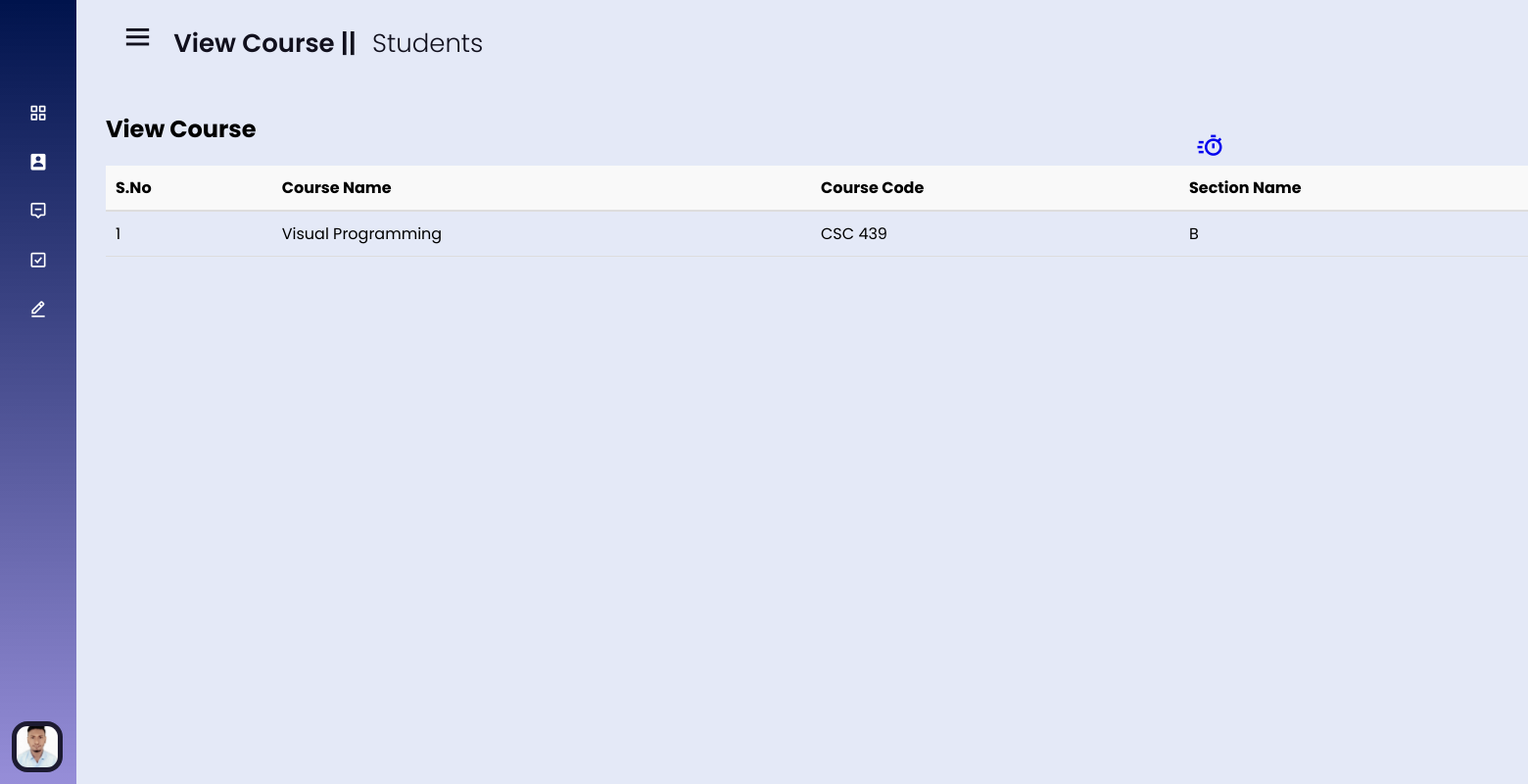
Screenshot of /students/pages/viewCourse.php (signed in) with the database file from the repository.
### tables this page shows
CREATE TABLE IF NOT EXISTS `student_db` (
  `s_ID` int NOT NULL AUTO_INCREMENT,
  `s_Name` varchar(100) DEFAULT NULL,
  `s_Email` varchar(150) NOT NULL,
  `s_UserName` varchar(20) DEFAULT NULL,
  `s_Password` varchar(150) DEFAULT NULL,
  `s_Gender` varchar(50) DEFAULT NULL,
  `s_DateOfBirth` date DEFAULT NULL,
  `s_ProfilePic` varchar(200) DEFAULT NULL,
  `s_FatherName` varchar(150) DEFAULT NULL,
  `s_MotherName` varchar(150) DEFAULT NULL,
  `s_ContactNo` varchar(11) DEFAULT NULL,
  `s_AltContactNo` varchar(11) DEFAULT NULL,
  `s_Address` varchar(250) DEFAULT NULL,
  `s_Photo` text,
  PRIMARY KEY (`s_ID`),
  UNIQUE KEY `s_Email` (`s_Email`)
);

CREATE TABLE IF NOT EXISTS `student_course` (
  `id` int NOT NULL AUTO_INCREMENT,
  `course_id` int NOT NULL,
  `section_id` int NOT NULL,
  `student_id` int NOT NULL,
  `status` enum('completed','in-progress') DEFAULT 'in-progress',
  PRIMARY KEY (`id`),
  UNIQUE KEY `id` (`id`),
  KEY `course_id` (`course_id`),
  KEY `section_id` (`section_id`),
  KEY `student_id` (`student_id`)
);

CREATE TABLE IF NOT EXISTS `course_db` (
  `c_ID` int NOT NULL AUTO_INCREMENT,
  `c_title` varchar(300) DEFAULT NULL,
  `c_code` varchar(20) DEFAULT NULL,
  `c_hours` int DEFAULT NULL,
  PRIMARY KEY (`c_ID`)
);

CREATE TABLE IF NOT EXISTS `sections` (
  `id` int NOT NULL AUTO_INCREMENT,
  `teacher_id` int NOT NULL,
  `course_id` int NOT NULL,
  `room_id` int DEFAULT NULL,
  `days` text NOT NULL,
  `time` varchar(50) NOT NULL DEFAULT '',
  `section` varchar(50) NOT NULL DEFAULT '',
  `room` int DEFAULT NULL,
  PRIMARY KEY (`id`),
  UNIQUE KEY `id` (`id`),
  KEY `course_id` (`course_id`),
  KEY `teacher_id` (`teacher_id`),
  KEY `room_id` (`room_id`)
);

### students/pages/viewCourse.php (the view, shortened to what this page needs)
<?php
require_once('../includes/dbconnection.php');
$sections_sql = "
        SELECT
            student_course.*,
            sections.*,
            course_db.*
        FROM
            student_course
        JOIN
            course_db
        ON
            student_course.course_id = course_db.c_ID
        JOIN
            sections
        ON
            student_course.section_id = sections.id
        WHERE
            student_course.student_id = " . $_SESSION['student_login_id'] ."
        AND student_course.status = 'in-progress'";
$sections_result = mysqli_query($conn, $sections_sql);
$section_details = [];
if ($sections_result->num_rows > 0) {
  while ($row = mysqli_fetch_assoc($sections_result)) {
    $section_details[] = $row;
  }
}
?>
<!DOCTYPE html>
<html lang="en">
<head>
  <link rel="stylesheet" href="../css/style.css">
  <link rel="stylesheet" href="../pages/css/adminPagesStyle.css">
  <link rel="stylesheet" href="../pages/css/adminPagesStyle.css">
  <link href='https://unpkg.com/boxicons@2.0.7/css/boxicons.min.css' rel='stylesheet'>
</head>
<body>
  <?php include_once '../includes/sidebar.php'; ?>
  <section class="home-section">
    <div class="home-content">
      <div class="dashboard_header">
        <i class='bx bx-menu'></i>
        <span class="text">View Course || <span style="font-weight: 300; margin-left: 10px;">Students</span></span>
      </div>
      <div class="main_workPanel">
        <div class="admin_monitor">
          <div class="manage_admin_part" style="position: relative;">
            <h2>View Course</h2>
            <div style="position: absolute; top:20px; right:280px;"><a href="http://localhost/sms/students/pages/courseSchedule.php"><i class='bx bx-timer' style="font-size: 30px;;"></i></a></div>
            <div class="table-group">
              <table style="margin-top: 20px; width: 1500px;">
                <thead>
                  <tr>
                    <th>S.No</th>
                    <th>Course Name</th>
                    <th>Course Code</th>
                    <th>Section Name</th>
                  </tr>
                </thead>
                <tbody>
                  <?php
                  foreach ($section_details as $index => $section) {
                    echo '
                      <tr>
                        <td>' . ($index + 1) . '</td>
                        <td>' . $section['c_title'] . '</td>
                        <td>' . $section['c_code'] . '</td>
                        <td>' . $section['section'] . '</td>
                      </tr>
                    ';
                  }
                  ?>
                </tbody>
              </table>
            </div>
          </div>
        </div>
      </div>
    </div>
  </section>
</body>
</html>

### students/includes/sidebar.php (shortened to what this page needs)
<?php
$student_login_user = $_SESSION['student_login_id'];
$studentName = mysqli_query($conn, "SELECT * FROM `student_db` WHERE `s_ID` = '$student_login_user'");
$student_login_user_data = mysqli_fetch_assoc($studentName);
?>
<div class="sidebar close">
  <div class="logo-details">
  </div>
  <ul class="nav-links">
    <li>
      <a href="http://localhost/sms/students/dashboard.php">
        <i class='bx bx-grid-alt'></i>
      </a>
    </li>
    <li>
      <div class="iocn-link">
        <a href="http://localhost/sms/students/pages/profile.php">
          <i class='bx bxs-user-rectangle'></i>
        </a>
      </div>
    </li>
    <li>
      <div class="iocn-link">
        <a href="http://localhost/sms/students/pages/viewCourse.php">
          <i class='bx bx-message-alt-minus'></i>
        </a>
      </div>
    </li>
    <li>
      <div class="iocn-link">
        <a href="http://localhost/sms/students/pages/payment.php">
          <i class='bx bx-check-square'></i>
        </a>
      </div>
    </li>
    <li>
      <div class="iocn-link">
        <a href="http://localhost/sms/students/pages/grades.php">
        <i class='bx bx-edit-alt'></i>
        </a>
      </div>
    </li>
    <li>
      <div class="profile-details">
        <div class="profile-content">
          <img src='<?= $student_login_user_data['s_Photo'] ?>' alt="profileImg">
        </div>
      </div>
    </li>
  </ul>
</div>

### students/css/style.css (style rules this page uses)
* { margin: 0; padding: 0; box-sizing: border-box; font-family: 'Poppins', sans-serif; }
.sidebar { position: fixed; top: 0; left: 0; height: 100%; width: 260px; background: linear-gradient(#00134c, #4637bb90); z-index: 100; transition: all 0.5s ease; }
.sidebar.close { width: 78px; }
.sidebar .logo-details { height: 60px; width: 100%; display: flex; align-items: center; }
.sidebar .nav-links { height: 100%; padding: 30px 0 150px 0; overflow: auto; }
.sidebar.close .nav-links { overflow: visible; }
.sidebar .nav-links li { position: relative; list-style: none; transition: all 0.4s ease; }
.sidebar .nav-links li .iocn-link { display: flex; align-items: center; justify-content: space-between; }
.sidebar.close .nav-links li .iocn-link { display: block }
.sidebar .nav-links li i { height: 50px; min-width: 78px; text-align: center; line-height: 50px; color: #fff; font-size: 20px; cursor: pointer; transition: all 0.3s ease; }
.sidebar .nav-links li a { display: flex; align-items: center; text-decoration: none; }
.sidebar .profile-details { position: fixed; bottom: 0; width: 260px; display: flex; align-items: center; justify-content: space-between; background: #1d1b31; padding: 12px 0; transition: all 0.5s ease; }
.sidebar.close .profile-details { background: none; }
.sidebar.close .profile-details { width: 78px; }
.sidebar .profile-details .profile-content { display: flex; align-items: center; }
.sidebar .profile-details img { height: 52px; width: 52px; object-fit: cover; border-radius: 16px; margin: 0 14px 0 12px; background: #1d1b31; transition: all 0.5s ease; }
.sidebar.close .profile-details img { padding: 5px; }
.home-section { position: relative; background: #E4E9F7; height: 100vh; left: 260px; width: calc(100% - 260px); transition: all 0.5s ease; }
.sidebar.close~.home-section { left: 78px; width: calc(100% - 78px); }
.home-section .home-content { height: auto; align-items: center; padding: 20px 30px; }
.home-section .home-content .bx-menu, .home-section .home-content .text { color: #11101d; font-size: 35px; }
.home-section .home-content .bx-menu { margin: 0 15px; cursor: pointer; }
.home-section .home-content .text { font-size: 26px; font-weight: 600; }

### students/pages/css/adminPagesStyle.css (style rules this page uses)
.main_workPanel { margin-top: 50px; }
.admin_monitor { margin-top: 50px; }
table { width: 100%; border-collapse: collapse; }
thead { background-color: #f9f9f9; }
thead th { text-align: left; padding: 10px; border-bottom: 2px solid #ddd; }
tbody td { padding: 10px; border-bottom: 1px solid #ddd; text-align: left; }

### rows the page displays
student_db: s_Photo (picture)
student_course: course_db.c_title "Visual Programming", course_db.c_code "CSC 439", section.section "B"
